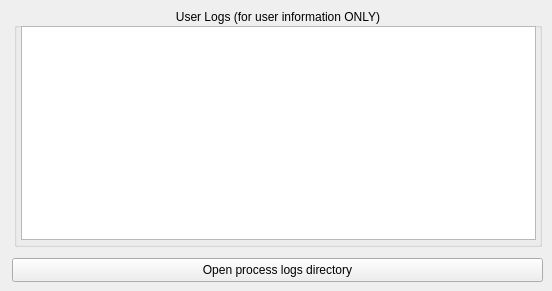
    <widget class="QWidget" name="LogsTab">
     <attribute name="title">
      <string>Logs</string>
     </attribute>
     <widget class="QGroupBox" name="LogsOutGB">
      <property name="geometry">
       <rect>
        <x>14</x>
        <y>8</y>
        <width>528</width>
        <height>239</height>
       </rect>
      </property>
      <property name="title">
       <string>User Logs (for user information ONLY)</string>
      </property>
      <property name="alignment">
       <set>Qt::AlignCenter</set>
      </property>
      <widget class="QTextEdit" name="LogsOutRTxtBox">
       <property name="geometry">
        <rect>
         <x>7</x>
         <y>18</y>
         <width>515</width>
         <height>214</height>
        </rect>
       </property>
       <property name="cursor" stdset="0">
        <cursorShape>IBeamCursor</cursorShape>
       </property>
       <property name="toolTip">
        <string>The user logs.</string>
       </property>
       <property name="horizontalScrollBarPolicy">
        <enum>Qt::ScrollBarAlwaysOff</enum>
       </property>
       <property name="readOnly">
        <bool>true</bool>
       </property>
      </widget>
     </widget>
     <widget class="QPushButton" name="LogsDirBttn">
      <property name="geometry">
       <rect>
        <x>12</x>
        <y>258</y>
        <width>531</width>
        <height>24</height>
       </rect>
      </property>
      <property name="toolTip">
       <string>Opens the directory to EncodeGUI's log files.</string>
      </property>
      <property name="text">
       <string>Open process logs directory</string>
      </property>
     </widget>
    </widget>
